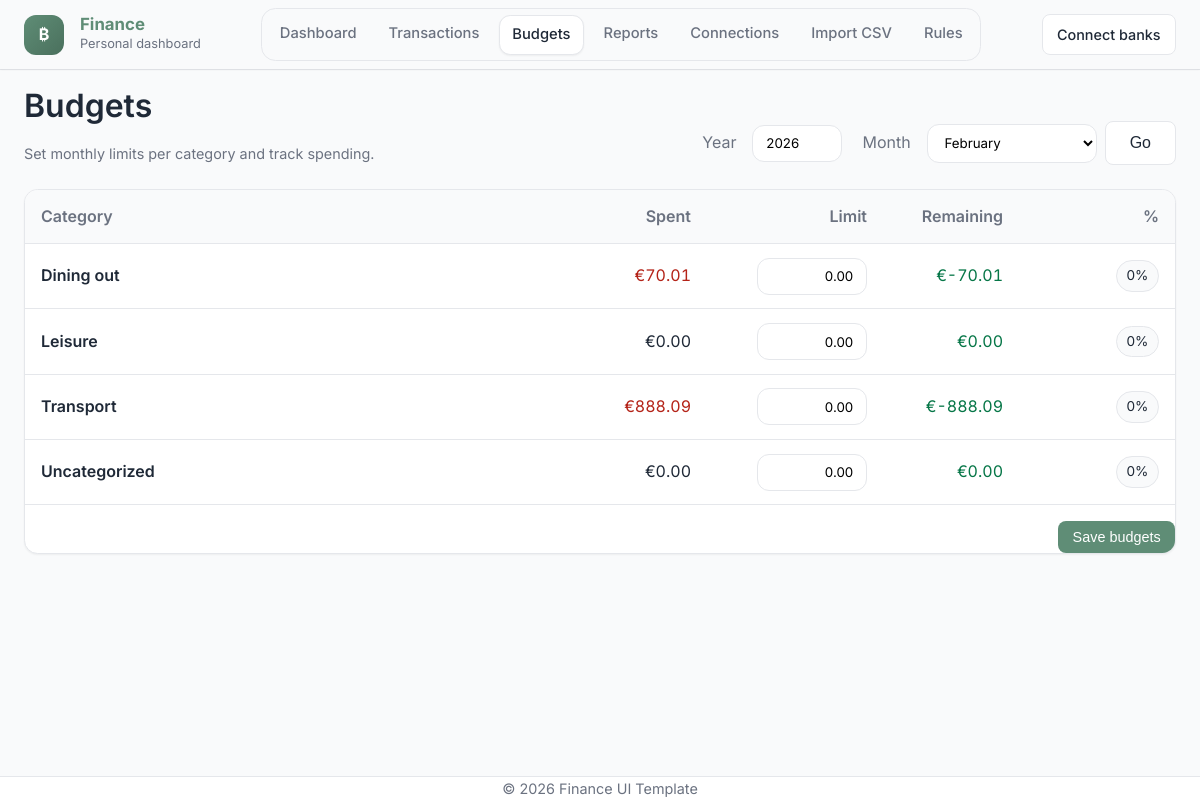
The app's page /budgets with its own data.
### models.py (models this page shows)
class Category(db.Model):
    id = db.Column(db.Integer, primary_key=True)
    name = db.Column(db.String(80), unique=True, nullable=False)
    transactions = db.relationship("Transaction", backref="category", lazy=True)

### app.py (the view, shortened to what this page needs)
@app.route("/budgets", methods=["GET", "POST"])
def budgets():
    today = date.today()
    year = int(request.args.get("year", date.today().year))
    month = int(request.args.get("month", date.today().month))
    start_date = date(year, month, 1)
    last_day = calendar.monthrange(year, month)[1]
    end_date = date(year, month, last_day)
    categories = Category.query.filter(Category.name != "Transfers").order_by(Category.name).all()
    spent_rows = (
        db.session.query(
            Transaction.category_id,
            func.sum(
                case(
                    (Transaction.amount < 0, -Transaction.amount),
                    else_=0
                )
            ).label("spent")
        )
        .filter(
            Transaction.posted_date >= start_date,
            Transaction.posted_date < end_date,
            Transaction.category_id.isnot(None),
        )
        .group_by(Transaction.category_id)
        .all()
    )
    spent_map = {cid: (spent if spent is not None else Decimal("0")) for cid, spent in spent_rows}
    budget_rows = Budget.query.filter_by(year=year, month=month).all()
    budget_map = {b.category_id: b for b in budget_rows}
    rows = []
    for c in categories:
        spent = spent_map.get(c.id, Decimal("0"))
        limit_amt = budget_map.get(c.id).limit_amount if c.id in budget_map else Decimal("0")
        remaining = limit_amt - spent
        pct = int((spent / limit_amt) * 100) if limit_amt and limit_amt > 0 else 0
        pct = min(pct, 999)
        rows.append({
            "category": c,
            "spent": spent,
            "limit": limit_amt,
            "remaining": remaining,
            "pct": pct,
            "over": spent > limit_amt if limit_amt > 0 else False
        })
    return render_template("budgets.html", rows=rows, year=year, month=month)

### app.py (called while the page is built)
@app.context_processor
def inject_now():
    return {"current_year": date.today().year}

### templates/budgets.html (shortened to what this page needs)
{% extends "base.html" %}
{% block content %}
<div class="card-header">
  <div>
    <h1>Budgets</h1>
    <div class="kicker">Set monthly limits per category and track spending.</div>
  </div>
  <div class="toolbar">
    <form method="get" class="row" style="display:flex; gap:.5rem; align-items:center;">
      <label class="muted" style="margin-right:8px;">Year</label>
        <input name="year" value="{{ year }}" style="width:90px;" class="input">
        <label class="muted" style="margin-left:12px; margin-right:8px;">Month</label>
        <select name="month" class="input" style="width:170px;">
          {% set month_names = [
            "January","February","March","April","May","June",
            "July","August","September","October","November","December"
          ] %}
          {% for m in range(1, 13) %}
            <option value="{{ m }}" {% if m == month %}selected{% endif %}>
              {{ month_names[m-1] }}
            </option>
          {% endfor %}
        </select>
        <button class="btn btn-outline">Go</button>
    </form>
  </div>
</div>
<form method="post" class="surface-list">
  <div class="tx-row tx-head">
    <div>Category</div>
    <div class="tx-amount">Spent</div>
    <div class="tx-amount">Limit</div>
    <div class="tx-amount">Remaining</div>
    <div style="text-align:right;">%</div>
  </div>
  {% for r in rows %}
    <div class="tx-row">
      <div style="font-weight:600;">{{ r.category.name }}</div>
      <div class="tx-amount {% if r.spent > 0 %}negative{% endif %}">
        €{{ '%.2f'|format(r.spent) }}
      </div>
      <div class="tx-amount">
        <input class="input" name="limit_{{ r.category.id }}" value="{{ '%.2f'|format(r.limit) }}"
               style="width:110px; text-align:right;" />
      </div>
      <div class="tx-amount {% if r.over %}negative{% else %}positive{% endif %}">
        €{{ '%.2f'|format(r.remaining) }}
      </div>
      <div style="text-align:right;">
        <span class="badge {% if r.over %}badge-danger{% endif %}">{{ r.pct }}%</span>
      </div>
    </div>
  {% endfor %}
  <div style="display:flex; justify-content:flex-end; margin-top:1rem;">
    <button class="btn btn-primary btn-sm" type="submit">Save budgets</button>
  </div>
</form>
{% endblock %}

### static/css/style.css (style rules this page uses)
:root { --color-bg: #F9FAFB; --color-surface: #FFFFFF; --color-primary: #5F8D76; --color-primary-dark: #4A705D; --color-secondary: #8DA9C4; --color-text-main: #1F2937; --color-text-muted: #6B7280; --color-accent: #D4A373; --color-border: #E5E7EB; --font-sans: 'Inter', 'Poppins', -apple-system, BlinkMacSystemFont, "Segoe UI", Roboto, sans-serif; --spacing-xs: 0.5rem; --spacing-sm: 1rem; --spacing-md: 1.5rem; --spacing-lg: 2rem; --spacing-xl: 3rem; --shadow-sm: 0 1px 2px 0 rgba(0, 0, 0, 0.05); --shadow-md: 0 4px 6px -1px rgba(0, 0, 0, 0.1), 0 2px 4px -1px rgba(0, 0, 0, 0.06); }
* { box-sizing: border-box; margin: 0; padding: 0; }
body { font-family: var(--font-sans); background-color: var(--color-bg); color: var(--color-text-main); line-height: 1.6; min-height: 100vh; display: flex; flex-direction: column; }
h1, h2, h3, h4, h5, h6 { font-weight: 600; line-height: 1.25; color: var(--color-text-main); margin-bottom: var(--spacing-sm); }
.btn { display: inline-block; padding: 0.75rem 1.5rem; border-radius: 0.5rem; font-weight: 500; cursor: pointer; border: none; font-size: 1rem; transition: all 0.2s ease; }
.btn-primary { background-color: var(--color-primary); color: white; }
.btn-outline { border: 1px solid var(--color-border); background: white; color: var(--color-text-main); }
.btn-sm { padding: .5rem .9rem; font-size: .9rem; }
.muted { color: var(--color-text-muted); }
.card-header { display:flex; align-items:flex-end; justify-content:space-between; gap: var(--spacing-md); margin-bottom: var(--spacing-md); flex-wrap: wrap; }
.kicker { color: var(--color-text-muted); font-size: .9rem; margin-top: .25rem; }
.badge { display:inline-flex; align-items:center; gap:.4rem; padding: .25rem .6rem; border-radius: 999px; border: 1px solid var(--color-border); background: var(--color-bg); font-size: .85rem; color: var(--color-text-main); white-space: nowrap; }
.surface-list { background: var(--color-surface); border: 1px solid var(--color-border); border-radius: 0.85rem; box-shadow: var(--shadow-sm); overflow: hidden; }
.tx-row { display:grid; grid-template-columns: 120px 1.5fr 1fr 140px 160px; gap: var(--spacing-md); padding: .85rem 1rem; border-bottom: 1px solid var(--color-border); align-items:center; }
.tx-head { background: var(--color-bg); color: var(--color-text-muted); font-weight: 600; }
.tx-amount { text-align:right; font-variant-numeric: tabular-nums; }
.tx-amount.negative { color: #b42318; }
.tx-amount.positive { color: #067647; }
.input { border:1px solid var(--color-border); border-radius:.75rem; padding:.6rem .8rem; background: var(--color-surface); font-family: var(--font-sans); outline: none; }
.toolbar { display:flex; gap:.6rem; align-items:center; flex-wrap:wrap; }
.tx-row { display:grid; grid-template-columns: 120px minmax(260px, 1.4fr) 160px 120px 140px; gap: 16px; padding: .85rem 1rem; border-bottom: 1px solid var(--color-border); align-items:center; }
.tx-row > div { min-width: 0; }
.tx-amount { text-align:right; white-space: nowrap; font-variant-numeric: tabular-nums; }

### records on screen
Category: category.name "Dining out"
Category: category.name "Leisure"
Category: category.name "Transport"
Category: category.name "Uncategorized"

### other values on screen
{{ '%.2f'|format(r.spent) }} "70.01" "0.00" "888.09" "0.00"
{{ '%.2f'|format(r.remaining) }} "-70.01" "0.00" "-888.09" "0.00"
{{ r.pct }} "0" "0" "0" "0"
form field month "February"
